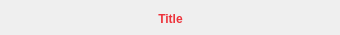
<?xml version="1.0" encoding="UTF-8"?>
<ui version="4.0">
 <class>GroupWidget</class>
 <widget class="QWidget" name="GroupWidget">
  <property name="geometry">
   <rect>
    <x>0</x>
    <y>0</y>
    <width>340</width>
    <height>35</height>
   </rect>
  </property>
  <property name="minimumSize">
   <size>
    <width>340</width>
    <height>35</height>
   </size>
  </property>
  <property name="maximumSize">
   <size>
    <width>340</width>
    <height>35</height>
   </size>
  </property>
  <property name="windowTitle">
   <string>Form</string>
  </property>
  <widget class="QLabel" name="label">
   <property name="geometry">
    <rect>
     <x>0</x>
     <y>10</y>
     <width>341</width>
     <height>17</height>
    </rect>
   </property>
   <property name="palette">
    <palette>
     <active>
      <colorrole role="WindowText">
       <brush brushstyle="SolidPattern">
        <color alpha="255">
         <red>237</red>
         <green>51</green>
         <blue>59</blue>
        </color>
       </brush>
      </colorrole>
      <colorrole role="Text">
       <brush brushstyle="SolidPattern">
        <color alpha="255">
         <red>237</red>
         <green>51</green>
         <blue>59</blue>
        </color>
       </brush>
      </colorrole>
     </active>
     <inactive>
      <colorrole role="WindowText">
       <brush brushstyle="SolidPattern">
        <color alpha="255">
         <red>237</red>
         <green>51</green>
         <blue>59</blue>
        </color>
       </brush>
      </colorrole>
      <colorrole role="Text">
       <brush brushstyle="SolidPattern">
        <color alpha="255">
         <red>237</red>
         <green>51</green>
         <blue>59</blue>
        </color>
       </brush>
      </colorrole>
     </inactive>
     <disabled/>
    </palette>
   </property>
   <property name="font">
    <font>
     <bold>true</bold>
    </font>
   </property>
   <property name="text">
    <string>Title</string>
   </property>
   <property name="alignment">
    <set>Qt::AlignCenter</set>
   </property>
  </widget>
 </widget>
 <resources/>
 <connections/>
</ui>
